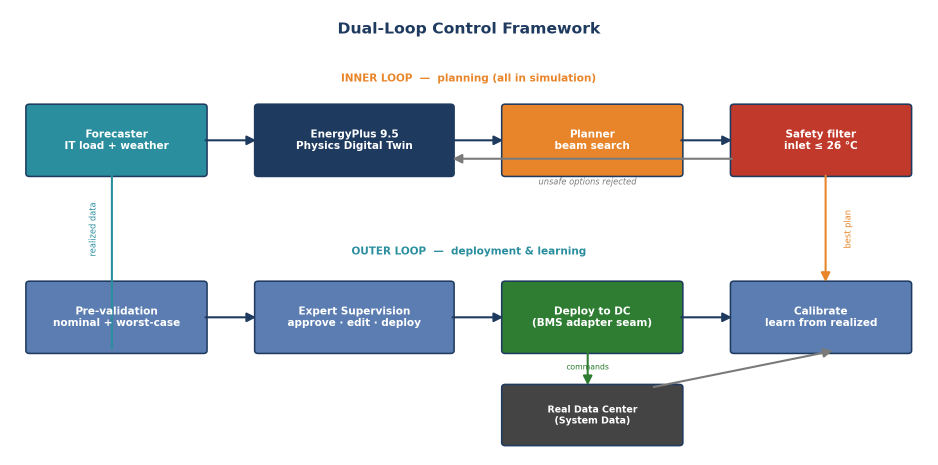
#> input picture dctwin/BHUMANS/prof_deck/assets/arch.png, 1875 x 930 px (shown at 1/2 size); its folder holds only this picture in this run
$ python -i deckkit.py   (imports and definitions only)
#> lines starting #> are read from the running program, lines starting #| are printed output that depends on the picture
"""DCTwin presentation deck toolkit.

Two things:
  1. annotate(): overlay clean numbered markers / highlight boxes on a real screenshot
     (legend text lives on the slide, keeping the image uncluttered).
  2. python-pptx helpers with a dark theme matching the DCTwin app, including speaker notes.
"""
from __future__ import annotations
import os
from PIL import Image, ImageDraw, ImageFont

from pptx import Presentation
from pptx.util import Inches, Pt, Emu
from pptx.dml.color import RGBColor
from pptx.enum.text import PP_ALIGN, MSO_ANCHOR
from pptx.enum.shapes import MSO_SHAPE

# ---- theme (matches the app's dark navy / cyan look) ----
# [1 line that did not run here, left out]
# [1 line that did not run here, left out]
# [1 line that did not run here, left out]
# [1 line that did not run here, left out]
# [1 line that did not run here, left out]
# [1 line that did not run here, left out]
# [1 line that did not run here, left out]
# [1 line that did not run here, left out]
# [1 line that did not run here, left out]

_FONTDIR = None
def _font(size, bold=False):
    global _FONTDIR
    if _FONTDIR is None:
        import matplotlib
        _FONTDIR = os.path.join(os.path.dirname(matplotlib.__file__), "mpl-data", "fonts", "ttf")
    name = "DejaVuSans-Bold.ttf" if bold else "DejaVuSans.ttf"
    return ImageFont.truetype(os.path.join(_FONTDIR, name), size)

# RGBA accent for PIL
PIL_ACCENT = (0x36, 0xE0, 0xE0)
PIL_AMBER  = (0xF0, 0xA8, 0x3A)
PIL_RED    = (0xFF, 0x6B, 0x6B)
PIL_GREEN  = (0x66, 0xD9, 0x9A)


def annotate(src, dst, markers=None, boxes=None, scale_to=1800, crop=None):
    """markers: list of dict(n, x, y, color?) with x,y in [0,1] relative coords.
       boxes:   list of dict(x0,y0,x1,y1, color?, label?) relative coords.
       crop:    optional (x0,y0,x1,y1) relative box applied FIRST; markers/boxes
                coords are then relative to the cropped image.
       Draws on a copy; downscales width to scale_to for deck size."""
#> called with src = 'assets/arch.png', dst = 'out.png', scale_to = 1800
    im = Image.open(src).convert("RGB")
    if crop:
        W0, H0 = im.size
        im = im.crop((int(crop[0]*W0), int(crop[1]*H0), int(crop[2]*W0), int(crop[3]*H0)))
    W, H = im.size
#> W = 1875; H = 930
    draw = ImageDraw.Draw(im, "RGBA")
    r = max(16, int(W * 0.016))               # marker radius
#> r = 30
    lw = max(3, int(W * 0.0025))              # line width
#> lw = 4

    for b in (boxes or []):
        col = b.get("color", PIL_ACCENT)
        x0, y0, x1, y1 = int(b["x0"]*W), int(b["y0"]*H), int(b["x1"]*W), int(b["y1"]*H)
        draw.rectangle([x0, y0, x1, y1], outline=col + (255,), width=lw)
        if b.get("label"):
            f = _font(int(r*1.1), bold=True)
            draw.text((x0+6, max(0, y0 - int(r*1.4))), b["label"], fill=col + (255,), font=f)

    f = _font(int(r*1.15), bold=True)
    for m in (markers or []):
        col = m.get("color", PIL_ACCENT)
        cx, cy = int(m["x"]*W), int(m["y"]*H)
        # halo + filled circle + number
        draw.ellipse([cx-r-lw, cy-r-lw, cx+r+lw, cy+r+lw], fill=(0, 0, 0, 170))
        draw.ellipse([cx-r, cy-r, cx+r, cy+r], fill=col + (255,), outline=(255, 255, 255, 255), width=lw)
        t = str(m["n"])
        bb = draw.textbbox((0, 0), t, font=f)
        draw.text((cx-(bb[2]-bb[0])/2, cy-(bb[3]-bb[1])/2 - bb[1]), t, fill=(8, 12, 22, 255), font=f)

    if scale_to and W > scale_to:
        h = int(H * scale_to / W)
#> h = 892
        im = im.resize((scale_to, h), Image.LANCZOS)
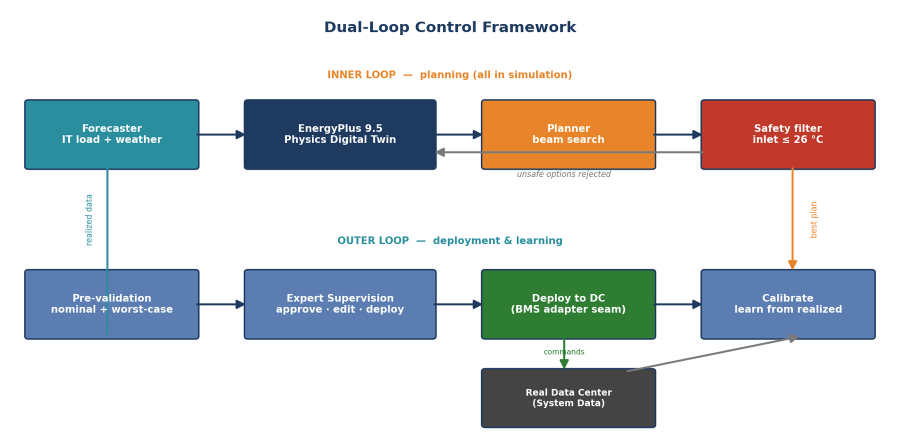
#> im: PIL image 1800x892 RGB (shown at 1/2 size); mean R, G, B 209.8, 212.6, 214.3
    im.save(dst)
    return dst


# ---------------- pptx helpers ----------------
# [1 line that did not run here, left out]

# [33 lines left out: functions new_deck, _blank, _tb, _set, _bar, not called in this run]

def notes(slide, text):
    slide.notes_slide.notes_text_frame.text = text

# [90 lines left out: functions title_slide, section_slide, _header, image_slide, bullets_slide, qa_slide, not called in this run]

def save(prs, path):
    prs.save(path)
    return path

>>> result = annotate('assets/arch.png', 'out.png')
